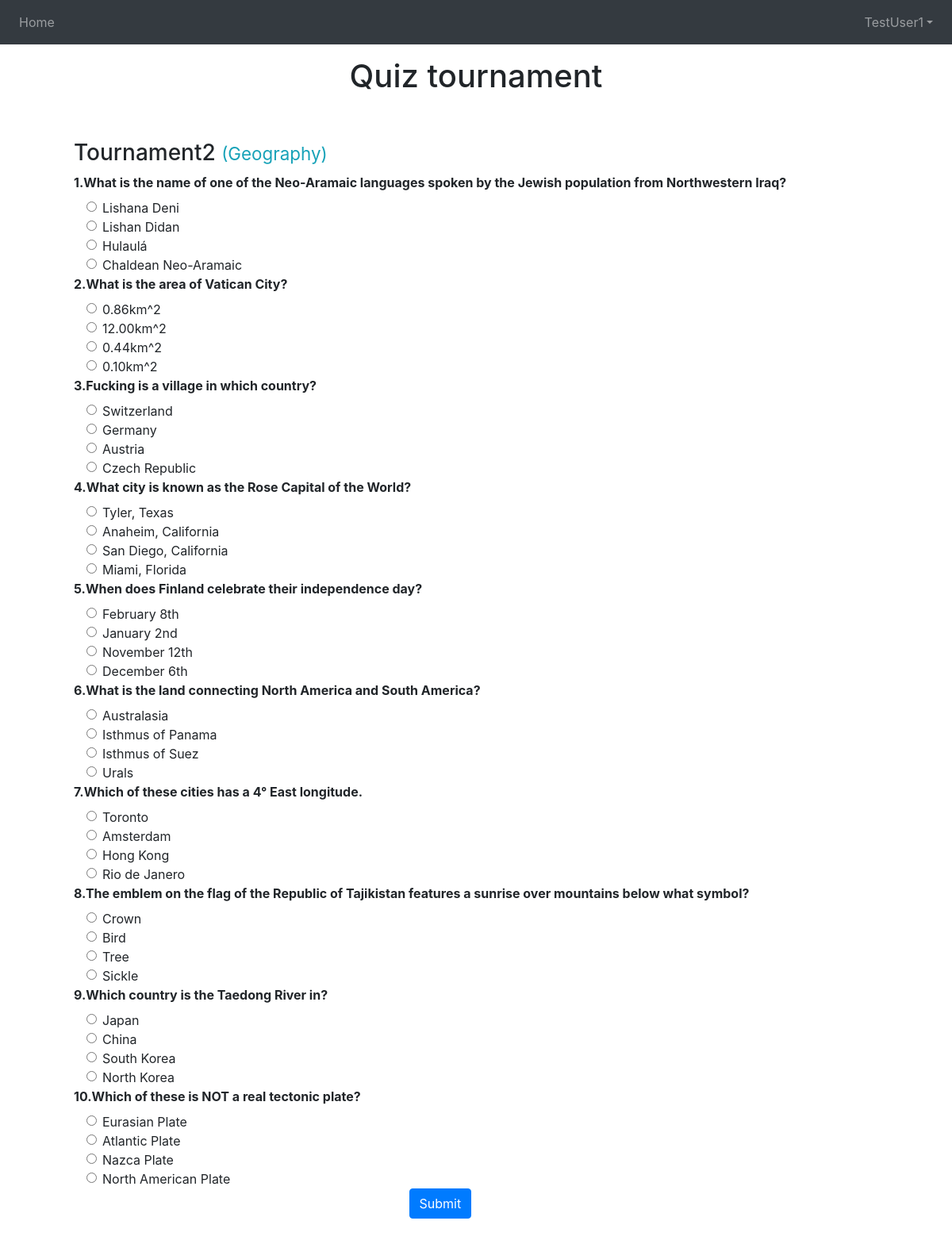
Page /quiz/11/ (signed in) on the committed database.
### quiz/models.py (models this page shows, shortened)
class User(AbstractUser):
  interests = models.ManyToManyField(Category, blank=True, related_name='interested_players')

class Tournament(models.Model):
    DIFFICULTY_CHOICES = [
    ('easy', 'Easy'),
    ('medium', 'Medium'),
    ('hard', 'Hard'),
    ]
    name = models.CharField(max_length=50)
    difficulty = models.CharField(max_length=6, choices=DIFFICULTY_CHOICES)
    category = models.ForeignKey(Category, on_delete=models.CASCADE)
    start_date = models.DateField()
    end_date = models.DateField()
    questions = models.TextField()

class Category(models.Model):
    category = models.CharField(max_length=50)
    key = models.IntegerField()

### quiz/views.py (the view)
# urls.py: path('quiz/<int:id>/', views.quiz, name='quiz'),
def quiz(request, id):
    tournament = Tournament.objects.get(id = id)
    questions = json.loads(tournament.questions)
    for question in questions:
        question['incorrect_answers'].append(question['correct_answer'])
        random.shuffle(question['incorrect_answers'])
    return render(request, 'quiz/quiz.html', {'tournament': tournament,"questions":questions})

### quiz/templates/quiz/quiz.html (shortened to what this page needs)
{% extends 'quiz/base.html' %}
{% block content %}
<div class="container p-5">
    <h3>{{ tournament.name }} <small class="text-info">({{ tournament.category.category }})</small></h3>
    <form method="post" action="/results/{{tournament.id}}/">
        <div>
            {% for question in  questions  %}
            {% with outer_loop=forloop.counter %}
                <label style="font-weight: bold;">{{forloop.counter}}.{{ question.question |safe}}</label>
                {% for ans in  question.incorrect_answers  %}
                <div class="form-check ml-3">
                <label class="form-check-label">
                <input class="form-check-input" type="radio" name="{{ outer_loop }}" value="{{ans|safe}}">{{ans|safe}}
                </label>
                </div>
                {% endfor %}
            {% endwith %}
            {% endfor %}
        </div>
        <div>
            <input class="btn btn-primary offset-md-5" type="submit" value="Submit">
        </div>
    </form>
</div>
{% endblock %}

### quiz/templates/quiz/base.html (shortened to what this page needs)
<!DOCTYPE html>
{% load static %}
<html lang="en">
<head>
    <link rel="stylesheet" href="https://stackpath.bootstrapcdn.com/bootstrap/4.4.1/css/bootstrap.min.css"
>
</head>
<body>
    <nav class="navbar navbar-expand-lg navbar-dark bg-dark capitalise">
        <div class="collapse navbar-collapse" id="navbarNavDropdown">
            <ul class="navbar-nav mr-auto">
                <li class="nav-item {% if page == 'dashboard' %} active {% endif %}">
                    <a class="nav-link" href="/">Home<span class="sr-only">(current)</span></a>
                </li>
            </ul>
            <ul class="navbar-nav ml-auto">
                {% if user.is_authenticated %}
                <li class="nav-item dropdown">
                  <a class="nav-link dropdown-toggle" href="#" id="navbarDropdown" role="button" data-toggle="dropdown" aria-haspopup="true" aria-expanded="false">{{ user.username }}</a>
                </li>
                {% else %}
                <li class="nav-item">
                    <a class="nav-link" href="/login">Login</a>
                  </li>
            {% endif %}
              </ul>
        </div>
    </nav>
    <div class="page-header text-center">
        <h1>Quiz tournament</h1>
    </div>
    <div class="content container">
        <div class="row">
            <div class="col-md-12">
                {% block content %}
                {% endblock %}
            </div>
        </div>
    </div>
</body>
</html>

### rows in the picture
User: username "TestUser1"
Tournament: name "Tournament2", category.category "Geography"

### other values in the picture
{{ question.question |safe }} "What is the name of one of the Neo-Aramaic languages spoken by the Jewish population from Northwestern Iraq?" "What is the area of Vatican City?" "Fucking is a village in which country?" "What city is known as the Rose Capital of the World?" "When does Finland celebrate their independence day?" "What is the land connecting North America and South America?" "Which of these cities has a 4° East longitude." "The emblem on the flag of the Republic of Tajikistan features a sunrise over mountains below what symbol?" "Which country is the Taedong River in?" "Which of these is NOT a real tectonic plate?"
{{ ans|safe }} "Lishana Deni" "Lishan Didan" "Hulaulá" "Chaldean Neo-Aramaic" "0.86km^2" "12.00km^2" "0.44km^2" "0.10km^2" "Switzerland" "Germany" "Austria" "Czech Republic" "Tyler, Texas" "Anaheim, California" "San Diego, California" "Miami, Florida" "February 8th" "January 2nd" "November 12th" "December 6th" "Australasia" "Isthmus of Panama" "Isthmus of Suez" "Urals" "Toronto" "Amsterdam" "Hong Kong" "Rio de Janero" "Crown" "Bird" "Tree" "Sickle" "Japan" "China" "South Korea" "North Korea" "Eurasian Plate" "Atlantic Plate" "Nazca Plate" "North American Plate"
